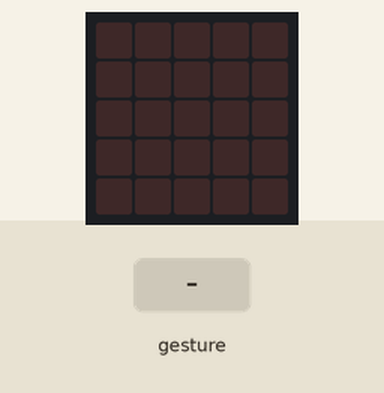
This program was run on a simulated BBC micro:bit (MakeCode). Shown: the board's 5×5 LED display. The test bench sets the inputs (shaded band). Random numbers come from a fixed seed; a tilt is held for 1.5 s and a shake lasts 1 s, then the board lies face up again.

Above: at 1.2 s.
1.3 s: gesture 'shake'
At 2.6 s:
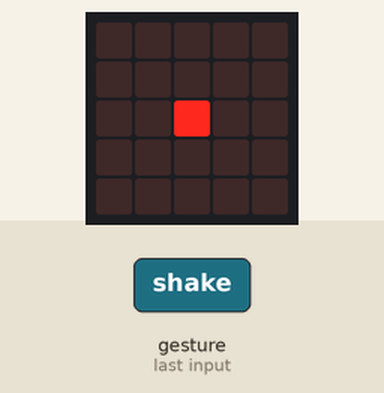
3.0 s: gesture 'shake'
At 3.9 s:
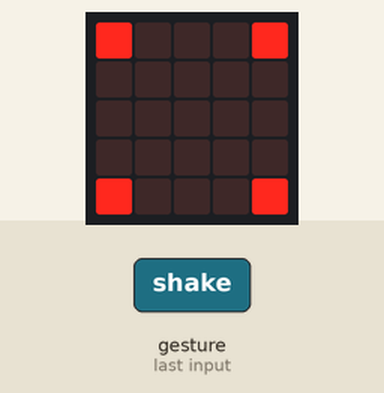
Timing chart, 0 to 6.0 s (numbered marks = the images above; inputs shaded):
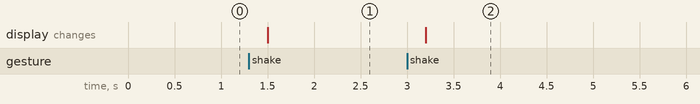

Measured:
- after the input at 1.3 s, the display: changes after 0.20 s (image 1)
- after the input at 3.0 s, the display: changes after 0.20 s (image 2)

The program:

main.ts
```typescript
let dado = 0
input.onGesture(Gesture.Shake, function () {
    dado = randint(0, 6)
    if (1 == dado) {
        basic.showLeds(`
            . . . . .
            . . . . .
            . . # . .
            . . . . .
            . . . . .
            `)
    } else if (2 == dado) {
        basic.showLeds(`
            # . . . .
            . . . . .
            . . . . .
            . . . . .
            . . . . #
            `)
    } else if (3 == dado) {
        basic.showLeds(`
            # . . . .
            . . . . .
            . . # . .
            . . . . .
            . . . . #
            `)
    } else if (4 == dado) {
        basic.showLeds(`
            # . . . #
            . . . . .
            . . . . .
            . . . . .
            # . . . #
            `)
    } else if ((5 as any) == (0 as any)) {
        basic.showLeds(`
            # . . . #
            . . . . .
            . . # . .
            . . . . .
            # . . . #
            `)
    } else if ((6 as any) == (0 as any)) {
        basic.showLeds(`
            # . . . #
            . . . . .
            # . . . #
            . . . . .
            # . . . #
            `)
    }
})
```

test.ts
```typescript
// aquí va el archivo "tests"; esto no se compilará cuando este paquete se utilice como una extensión.
```
